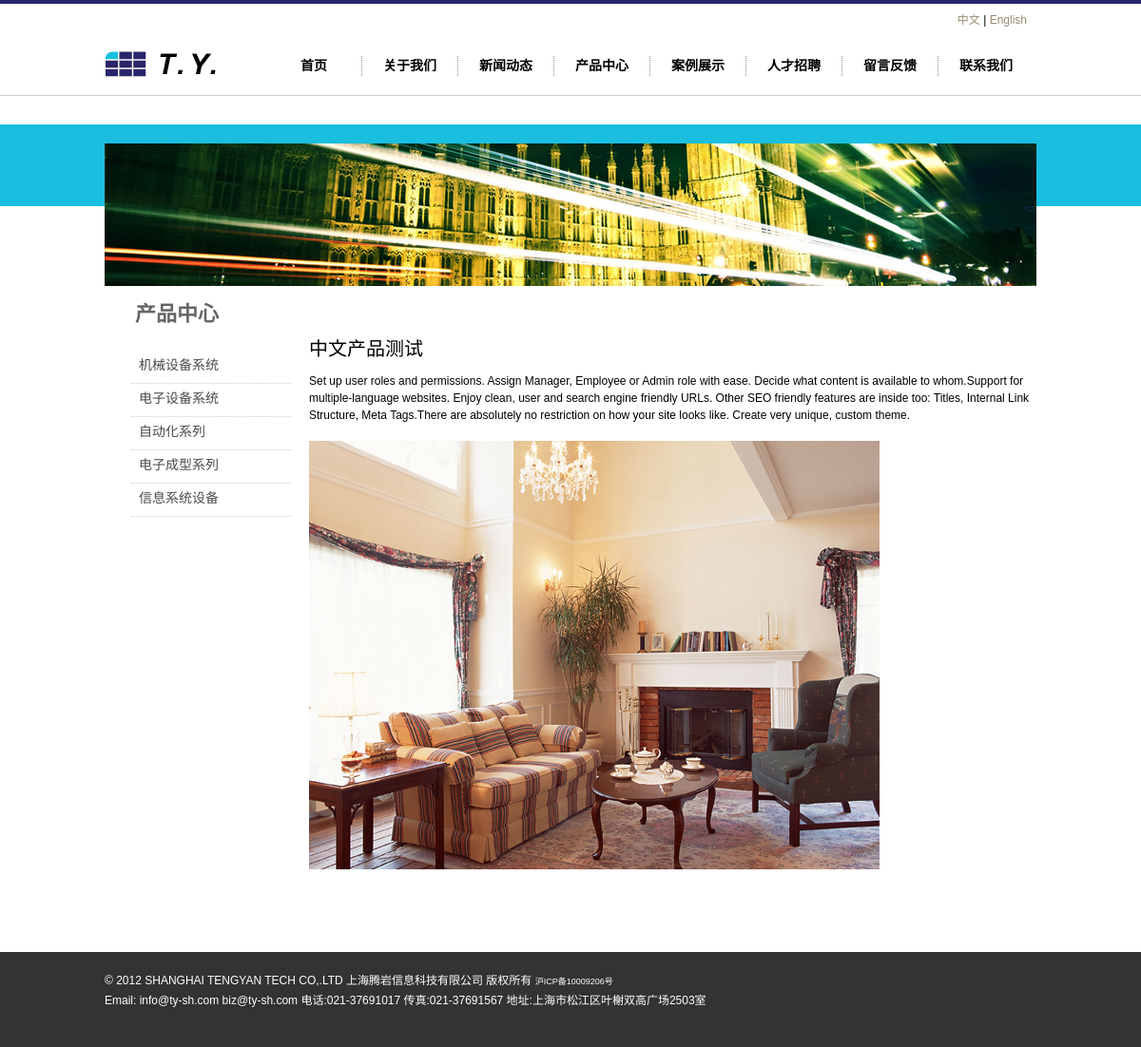
The page /product/productinfo.php?pid=9 on the database its author committed.
### tables this page shows
CREATE TABLE `layoutpic` (
  `id_layoutpic` int(11) NOT NULL auto_increment,
  `id_layout` int(11) NOT NULL,
  `id_hr` int(11) NOT NULL,
  `title` varchar(250) NOT NULL,
  `intro` text NOT NULL,
  `url` varchar(250) NOT NULL,
  `opicname` varchar(250) NOT NULL,
  `spicname` varchar(250) NOT NULL,
  `dele` int(1) NOT NULL default '1',
  `type` varchar(3) NOT NULL,
  `indate` datetime NOT NULL,
  `modate` datetime NOT NULL,
  `deldate` datetime NOT NULL,
  `browsecount` int(11) NOT NULL,
  PRIMARY KEY  (`id_layoutpic`)
);

CREATE TABLE `productdir` (
  `id_proddir` int(11) NOT NULL auto_increment,
  `lang` int(1) NOT NULL,
  `name` varchar(50) NOT NULL default '1',
  `intro` text NOT NULL,
  `dele` int(1) NOT NULL default '1',
  `dirurl` varchar(50) NOT NULL,
  `fatherid` int(11) NOT NULL,
  `level` int(1) NOT NULL,
  `ordernum` int(11) NOT NULL,
  PRIMARY KEY  (`id_proddir`)
);

CREATE TABLE `productinfo` (
  `id_prodinfo` int(11) NOT NULL auto_increment,
  `id_proddir` int(11) NOT NULL,
  `id_hr` int(11) NOT NULL,
  `lang` int(1) NOT NULL default '1',
  `title` varchar(250) NOT NULL,
  `intro` text NOT NULL,
  `content` longtext NOT NULL,
  `tag` text NOT NULL,
  `dele` int(1) NOT NULL default '1',
  `isnew` int(1) NOT NULL default '1',
  `indate` datetime NOT NULL,
  `modate` datetime NOT NULL,
  `deldate` datetime NOT NULL,
  `browsecount` int(11) NOT NULL,
  `ordernum` int(11) NOT NULL,
  PRIMARY KEY  (`id_prodinfo`)
);

CREATE TABLE `layout` (
  `id_layout` int(11) NOT NULL auto_increment,
  `lang` int(1) NOT NULL default '1',
  `title` varchar(250) NOT NULL,
  `url` text NOT NULL,
  `intro` text NOT NULL,
  `content` text NOT NULL,
  `openstat` int(1) NOT NULL default '1',
  `ordernum` int(11) NOT NULL,
  PRIMARY KEY  (`id_layout`)
);

### www/inc/config.php (called while the page is built, shortened)
<?php
require_once("mysql.class.php");
$db_hostname="localhost";
$db_username="root";
$db_password="123456";
$db_database="demo-l1";
?>

### www/inc/function.class.php (called while the page is built, shortened)
<?php
$objDB=new mysql($db_hostname,$db_username,$db_password,$db_database);
$strSQL = "select iscopy,otherheader,title,keywords,description,icp,mapcode,statistics from siteset where id_siteset=1" ;
$objDB->Execute($strSQL);
function getcurrentfilename(){
return end(explode('/',$_SERVER["PHP_SELF"]));
}
function getproductdir2($fatherid){
global	 $objDB;
$strSQL="SELECT id_proddir,name,intro FROM productdir WHERE level='2' and dele='1' and fatherid='".$fatherid."' order by ordernum asc";
$objDB->Execute($strSQL);
$getproductdir2=$objDB->GetRows();
return $getproductdir2;
}
function getlayoutinfo($lid,$tableField){
global	 $objDB;
$strSQL = "select $tableField from layout where id_layout='".$lid."'" ;
$objDB->Execute($strSQL);
$getlayoutinfo=$objDB->fields();
return $getlayoutinfo;
}
function getlayoutpic($lid,$postion){
global	 $objDB;
$strSQL = "select opicname as pic from layoutpic  where id_layout ='".$lid."' order by  id_layoutpic asc limit $postion,1" ;
$objDB->Execute($strSQL);
$arronepic=$objDB->fields();
return $arronepic[pic];
}
?>

### www/inc/cn_header_core.php (called while the page is built, shortened)
<?php
$allproddir2=getproductdir2(1);
?>

### www/inc/cn_productinfo_core.php (called while the page is built)
<?php
require "../inc/config.php";
require "../inc/function.class.php";
require "../inc/cn_header_core.php";
$strSQL = "SELECT * from productinfo where id_prodinfo=$_GET[pid] and dele='1'";
$objDB->Execute($strSQL);
$oneproduct=$objDB->fields();
?>

### www/product/productinfo.php (the view, shortened to what this page needs)
<?php
require "../inc/cn_productinfo_core.php";
?>
<!DOCTYPE html PUBLIC "-//W3C//DTD XHTML 1.0 Transitional//EN" "http://www.w3.org/TR/xhtml1/DTD/xhtml1-transitional.dtd">
<html xmlns="http://www.w3.org/1999/xhtml">
<head>
<link href="../inc/css/css1.css" rel="stylesheet" type="text/css">
</head>
<body>
<? require "../header.php"; ?>
<div id="about_banner">
<div id="about_box"><img src="../inc/pics/about_banner.jpg" /></div>
</div>
<div id="product_contbox">
<div id="about_top">
<div id="about_toptitle">产品中心</div>
<div id="about_topintro">
</div>
</div>
<div id="case_left">
<ul>
<? for($i=0;$i<sizeof($allproddir2);$i++){?>
<li><a href="/product/product.php?id2=<?=$allproddir2[$i][id_proddir]?>" <? if($_GET[id2]==$allproddir2[$i][id_proddir]){echo 'class="curr"';}?>><?=$allproddir2[$i][name];?></a></li>
<? }?>
</ul>
</div>
<div id="product_right">
<h1><?=$oneproduct[title];?></h2>
<p><?php echo $oneproduct[content];?></p>
</div>
</div>
<? require "../footer.php"; ?>
</body>
</html>

### www/header.php (shortened to what this page needs)
<div id="header_box">
<div id="header" >
<div id="header_logo"><a href="/"><img src="/upload/layout/<?=getlayoutpic(1,0)?>" width="132" height="27" /></a></div>
<div id="header_menubox">
<div id="header_language"><a href="/">中文</a> | <a href="/en/">English</a></div>
<div id="header_menu" style="position: relative">
<ul  id="menu">
<li><a href="/" id="n1"  <? if(getcurrentfilename()=='index.php'){echo ' class="curr"';}?>>首页</a></li>
<li><a href="/about/about.php?pageid=1" id="n2"  <? if(getcurrentfilename()=='about.php'){echo ' class="curr"';}?>>关于我们</a></li>
<li><a href="/news/news.php" id="n3"  <? if(getcurrentfilename()=='news.php'){echo ' class="curr"';}?>>新闻动态</a></li>
<li><a href="/product/product.php?id1=1" id="n4"  <? if(getcurrentfilename()=='product.php'){echo ' class="curr"';}?>>产品中心</a></li>
<li><a href="/case/case.php" id="n5"  <? if(getcurrentfilename()=='case.php'){echo ' class="curr"';}?>>案例展示</a></li>
<li><a href="/about/hr.php?pageid=7" id="n6"  <? if(getcurrentfilename()=='hr.php'){echo ' class="curr"';}?>>人才招聘</a></li>
<li><a href="javascript:void(0)"  onclick="needsendmail2();" id="n7"  >留言反馈</a></li>
<li style="border-right: none;"><a href="/about/contact.php?pageid=6" id="n8"  <? if(getcurrentfilename()=='contact.php'){echo ' class="curr"';}?>>联系我们</a></li>
</ul>
</div>
</div>
</div>
</div>

### www/footer.php (shortened to what this page needs)
<div id="footer">
<div id="footer_info">
<p>
<?
$footertext=getlayoutinfo(2,'content');
echo $footertext[content];
?>
</p>
</div>
</div>

### www/inc/css/css1.css (style rules this page uses)
html,body,div,img,h1,h2,h3,h4,h5,h6,ul,p,blockquote,form,fieldset,table,th,td,fieldset,legend { margin:0;padding:0;border:0; }
html { overflow-y:scroll; }
body { font-size:87.5%; }
a { outline:none; border-style: none; -moz-outline-style: none; }
p,ul,ol { margin-bottom:15px; }
li { margin-left:20px; }
a { color: #183F72; text-decoration: underline; }
body { font-family: Arial, Helvetica, sans-serif; text-align:left; font-size: 9pt; background-color:#fff; line-height: 1.5em; }
h1 { color: #000000; font-size: 20px; font-weight: normal; font-family: Arial; margin: 0 0 10px 0; padding: 0; line-height: 1.5em; }
#header_box { width: 100%;height:96px;border-top: 4px #28256B solid;border-bottom:1px #D0D0D0 solid; }
#header { width: 980px;height:96px;margin: 0 auto; }
#header_logo { float:left;width: 137px;height:30px; margin-top:50px; }
#header_menubox { float:right;width:840px; height:96px; }
#header_language { float:right; margin-right:10px;width:300px; height:30px; text-align:right; line-height:35px; }
#header_language a { font-size: 9pt; color: #978973; text-decoration: none; font-weight: normal; }
#header_menu { float:right; margin-top:25px;width:810px; height:21px; }
#menu { font-size:14px; }
#menu, #menu li { list-style:none; padding:0; margin:0; border-right:1px dotted #978973; }
#menu li { float:left; width:100px; height:21px; }
#menu li a { display:block; width:80px; margin-left:10px; height:21px; line-height:20px; text-align:center;color:#000; text-decoration:none;font-size:14px; font-weight: bold }
#footer { width: 100%;height:100px;background-color: #333333; color:#FFFFFF }
#footer_info { width: 980px;height:100px;margin: 0 auto; }
#footer p { float:left; margin-top:20px;line-height:20px; }
#footer a { font-size: 9px; color: #FFFFFF; text-decoration: none; font-weight: normal; }
#about_banner { margin-top:30px;width: 100%;height:86px;background-color: #1ABFDF; }
#about_box { position: relative; padding-top:25px; width: 980px;height:100px;margin: 0 auto; }
#about_box img { position: absolute; left:0px;top:20px; }
#about_top { float:left;width: 980px;height:50px; }
#about_toptitle { float:left; margin-top:20px;width: 152px;height:70px; font-size: 22px;color: #666666; font-weight: bold; text-align:center; }
#about_topintro { float:left; margin-top:20px; margin-left:90px; width: 500px;height:30px;font-size: 20px;color: #666666; font-weight: bold; }
#case_left { float:left; width: 210px;height:300px; }
#case_left ul { list-style: none; }
#case_left li { float:left; margin-top:15px; width:152px;height:20px; }
#case_left li a { padding:8px; display:block;margin-left:8px;font-size: 14px;color: #494949; text-decoration: none; font-weight: normal;width:152px;height:20px;border-bottom:1px #D0D0D0 dotted; }
#product_contbox { width: 980px;height:auto!important;min-height:550px;height:550px;margin: 0 auto; margin-top:85px; }
#product_right { float: right;width: 765px;height:auto!important;min-height:350px;height:350px; }

### rows shown on the page
layoutpic: opicname (picture)
productdir: name "机械设备系统"
productdir: name "电子设备系统"
productdir: name "自动化系列"
productdir: name "电子成型系列"
productdir: name "信息系统设备"
productinfo: title "中文产品测试", content "Set up user roles and permissions. Assign Manager, Employee or Admin role with ease. Decide what content is available to whom.Support for multiple-language websites. Enjoy clean, user and search engine friendly URLs. Other SEO friendly features are inside too: Titles, Internal Link Structure, Meta Tags.There are absolutely no restriction on how your site looks like. Create very unique, custom theme.", content (picture)
layout: content "© 2012 SHANGHAI TENGYAN TECH CO,.LTD 上海腾岩信息科技有限公司 版权所有 沪ICP备10009206号 Email: info@ty-sh.com biz@ty-sh.com 电话:021-37691017 传真:021-37691567 地址:上海市松江区叶榭双高广场2503室"
